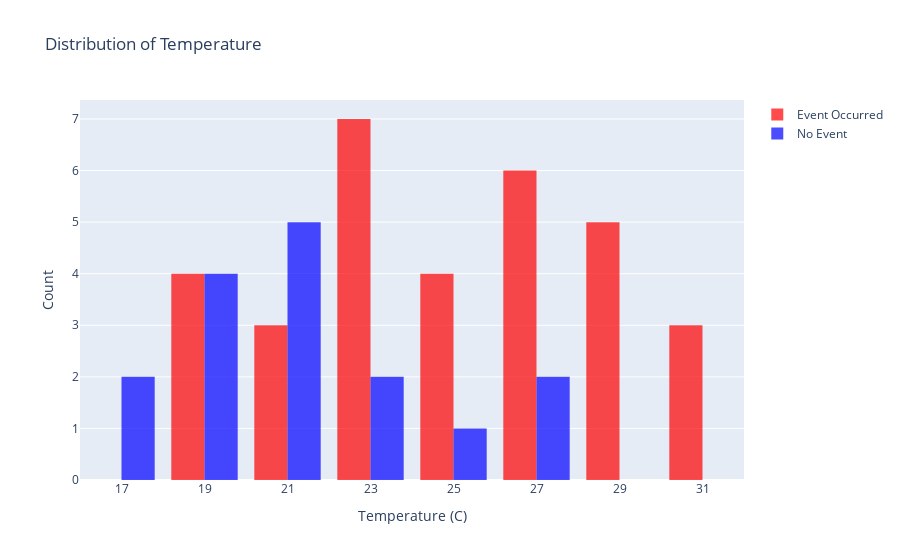
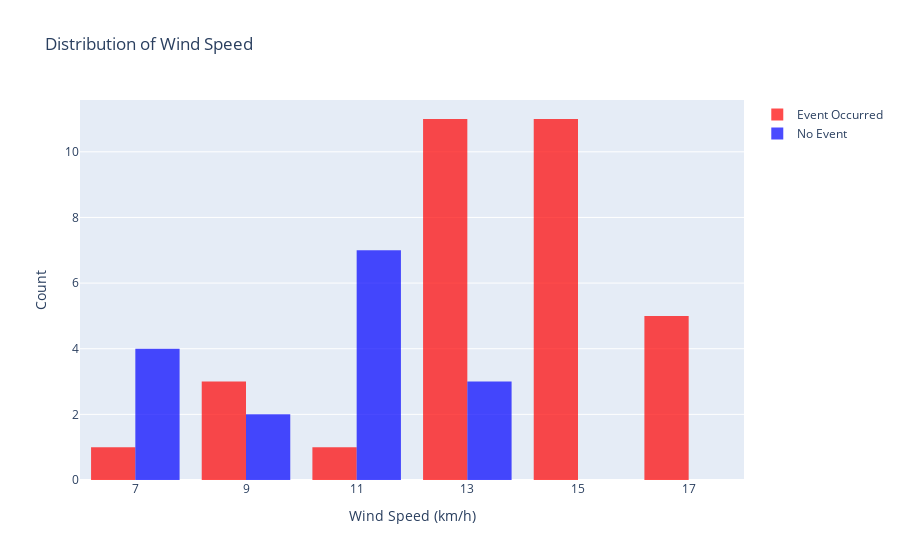
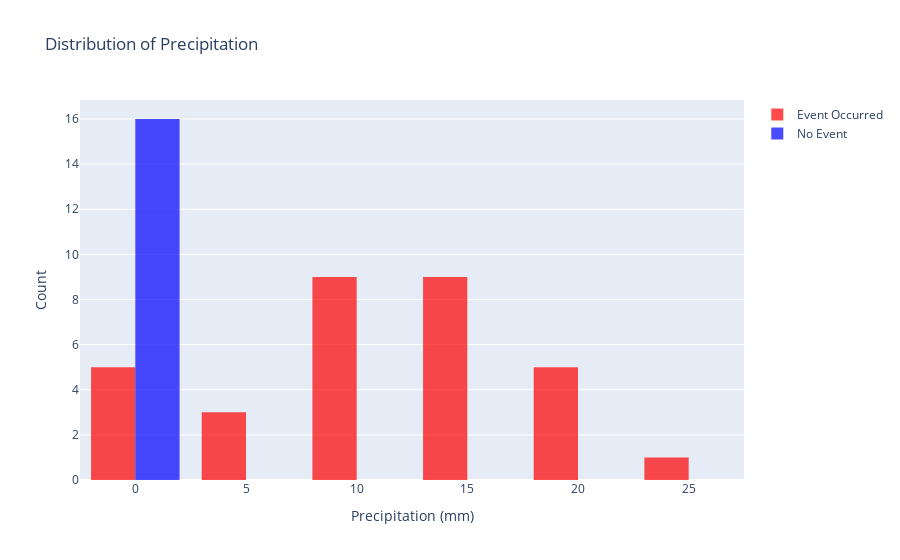

Source (notebook cell) for these figures, in order:
### Markdown cell above
#### Lets see how did the other models performed


##### Logistic Regression

    Test Set Metrics:
    Accuracy: 0.8461538461538461
    Precision: 1.0
    Recall: 0.6666666666666666
    F1-score: 0.8
    ROC-AUC: 0.8333333333333333


##### Boosting Classifier results

    Test Set Metrics:
    Accuracy: 0.8461538461538461
    Precision: 1.0
    Recall: 0.6666666666666666
    F1-score: 0.8
    ROC-AUC: 0.8333333333333333
    
##### Support Vector Machine results

    Test Set Metrics:
    Accuracy: 0.7692307692307693
    Precision: 0.8
    Recall: 0.6666666666666666
    F1-score: 0.7272727272727272
    ROC-AUC: 0.7619047619047619
    
##### Neural Network Results ( 3 layers with 'Relu' activation function and adam optimizer)

    Accuracy: 0.5384615384615384
    Precision: 0.5
    Recall: 0.8333333333333334
    F1 Score: 0.625
    ROC-AUC: 0.5595238095238095


##### Apart from the random forest classifier, XGBoost performed fairly similar to that of random forest, if you can see above, the tree related classifiers are doing a much better task compared to some other techniques

##### Eventhough a couple of models perfromed kind of equally, the main reason behind choosing Random forest is because of the productionalizing the code, Now we are dealing with a small dataset, so it might seem reasonable, but the minute which decide to take it large scale, it is almost impossible to parallelize xgboost, because, each step is dependent on the previous tree and it has to be sequential and not parallel, but When you consider Random forest, you can easily parallelize and speed up the entire process by about 90%

### Code cell
import plotly.graph_objects as go

# Create a histogram for temperature
fig = go.Figure()

fig.add_trace(go.Histogram(x=events['temperature_c'], name='Event Occurred', marker_color='red'))
fig.add_trace(go.Histogram(x=non_events['temperature_c'], name='No Event', marker_color='blue'))

fig.update_layout(xaxis_title='Temperature (C)', yaxis_title='Count',
                  title='Distribution of Temperature')
fig.update_traces(opacity=0.7)

fig.show()

# Create a histogram for wind speed
fig = go.Figure()

fig.add_trace(go.Histogram(x=events['wind_speed_kmph'], name='Event Occurred', marker_color='red'))
fig.add_trace(go.Histogram(x=non_events['wind_speed_kmph'], name='No Event', marker_color='blue'))

fig.update_layout(xaxis_title='Wind Speed (km/h)', yaxis_title='Count',
                  title='Distribution of Wind Speed')
fig.update_traces(opacity=0.7)

fig.show()

# Create a histogram for precipitation
fig = go.Figure()

fig.add_trace(go.Histogram(x=events['precipitation_mm'], name='Event Occurred', marker_color='red'))
fig.add_trace(go.Histogram(x=non_events['precipitation_mm'], name='No Event', marker_color='blue'))

fig.update_layout(xaxis_title='Precipitation (mm)', yaxis_title='Count',
                  title='Distribution of Precipitation')
fig.update_traces(opacity=0.7)

fig.show()

### Figure 1 — Plotly figure (JSON) as saved in the notebook; plotly's stock layout.template omitted (floating-point values rounded to 4 significant figures)
{"data": [{"marker": {"color": "red"}, "name": "Event Occurred", "opacity": 0.7, "type": "histogram", "x": [23.5, 19.7, 29.3, 21.8, 28.1, 25.3, 27.1, 18.2, 24.5, 22.1, 26.8, 30.2, 28.9, 20.3, 26.7, 18, 24.3, 22, 27.5, 30.9, 29.4, 23.5, 22.4, 27.2, 18.5, 24.8, 21.7, 27.8, 31.3, 29.8, 23.9, 23]}, {"marker": {"color": "blue"}, "name": "No Event", "opacity": 0.7, "type": "histogram", "x": [27.1, 20.3, 24.8, 22.7, 18.9, 26.5, 23.2, 19.8, 17.9, 21.5, 19.6, 17.8, 21.2, 20.1, 18.2, 21.9]}], "layout": {"title": {"text": "Distribution of Temperature"}, "xaxis": {"title": {"text": "Temperature (C)"}}, "yaxis": {"title": {"text": "Count"}}}}

### Figure 2 — Plotly figure (JSON) as saved in the notebook; plotly's stock layout.template omitted (floating-point values rounded to 4 significant figures)
{"data": [{"marker": {"color": "red"}, "name": "Event Occurred", "opacity": 0.7, "type": "histogram", "x": [12.4, 9.2, 6.4, 8.2, 9.6, 15.7, 14.3, 12.1, 13.2, 11.6, 16.5, 14.1, 15.4, 13.2, 15.1, 12.8, 14.9, 13.5, 17.3, 15.8, 16.2, 12.9, 14.4, 15.6, 12.6, 14.8, 13.9, 16.9, 15.4, 16.3, 12.7, 12.3]}, {"marker": {"color": "blue"}, "name": "No Event", "opacity": 0.7, "type": "histogram", "x": [8.9, 6.1, 10.5, 7.8, 6.7, 11.1, 7.3, 10.5, 9.4, 11.9, 11.5, 10.9, 13.2, 12.1, 11.4, 13.5]}], "layout": {"title": {"text": "Distribution of Wind Speed"}, "xaxis": {"title": {"text": "Wind Speed (km/h)"}}, "yaxis": {"title": {"text": "Count"}}}}

### Figure 3 — Plotly figure (JSON) as saved in the notebook; plotly's stock layout.template omitted (floating-point values rounded to 4 significant figures)
{"data": [{"marker": {"color": "red"}, "name": "Event Occurred", "opacity": 0.7, "type": "histogram", "x": [0, 0.5, 0, 0, 0.7, 12.5, 8.2, 15.8, 23.4, 10.6, 4.3, 12.6, 18.2, 7.8, 19.6, 14.5, 22.1, 9.8, 5.7, 13.2, 17.9, 9.3, 8.6, 12.7, 13.8, 20.5, 10.4, 6.2, 14.1, 16.7, 8.9, 9.5]}, {"marker": {"color": "blue"}, "name": "No Event", "opacity": 0.7, "type": "histogram", "x": [0, 0, 0, 0, 0, 0, 0, 0, 0, 0, 0, 0, 0, 0, 0, 0]}], "layout": {"title": {"text": "Distribution of Precipitation"}, "xaxis": {"title": {"text": "Precipitation (mm)"}}, "yaxis": {"title": {"text": "Count"}}}}
